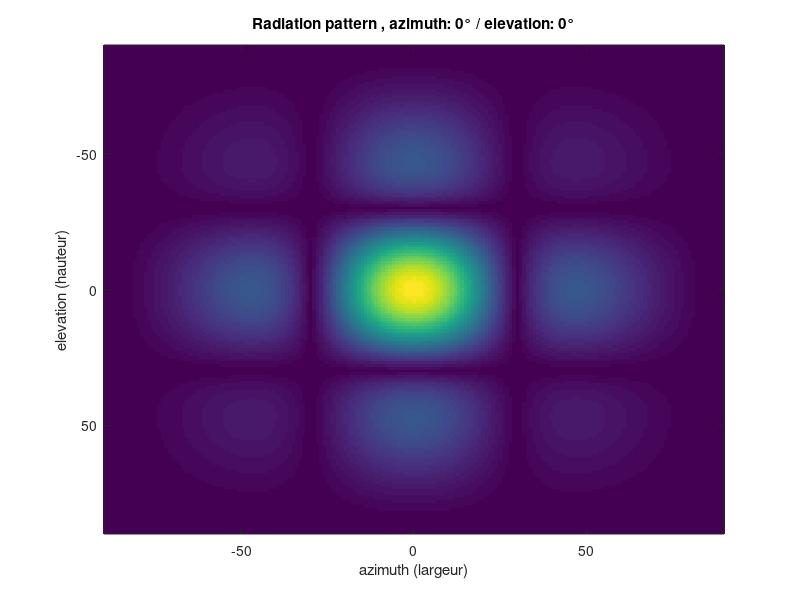

Write the MATLAB code that produced this figure.
clear;
% close all;

TX_ant_w=4;             % Number of antennas in width
TX_ant_h=4;             % Number of antennas in height
N_ant_TX=TX_ant_w*TX_ant_h;

angle_az_deg = 0;     % Azimuth angle to point (theta)
angle_el_deg = 0;     % Elevation angle to point (phi)

% Calculating steering vectors (see Antoine Roze's thesis)
steering_vector_h=exp(-1i*pi*sin(angle_el_deg*pi/180)*[1:TX_ant_h]);
steering_vector_w=exp(-1i*pi*sin(angle_az_deg*pi/180)*cos(angle_el_deg*pi/180)*[1:TX_ant_w]);

% get radiation value from -pi/2 to pi/2 in azimuth and elevation
angle_deg=[-90:1:90]; 
for k=1:length(angle_deg)
    x_test_h=exp(1i*pi*sin(angle_deg(k)*pi/180)*[0:TX_ant_h-1].');
    ArrayFactor_h(1,k)=abs(steering_vector_h*x_test_h);
    x_test_w=exp(1i*pi*sin(angle_deg(k)*pi/180)*[0:TX_ant_w-1].');
    ArrayFactor_w(1,k)=abs(steering_vector_w*x_test_w);
end

% Calculate result array factor
ArrayFactor=kron(ArrayFactor_w,ArrayFactor_h.');

% s=mesh(phi_deg,phi_deg,BF);                   % 3D
% s.FaceColor = 'flat';
% OR
s=imagesc(angle_deg,angle_deg,ArrayFactor);     % 2D heatmap
% set ( gca, 'ydir', 'reverse' )
xlim([-90 90]); xlabel('azimuth (largeur)');
ylim([-90 90]); ylabel('elevation (hauteur)');
title(['Radiation pattern , azimuth: ' num2str(angle_az_deg) '° / elevation: ' num2str(angle_el_deg) '°']);